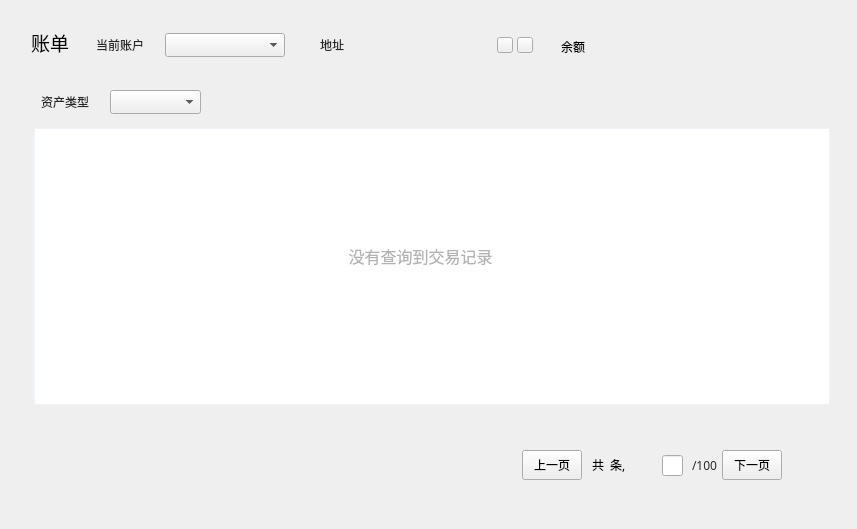
<?xml version="1.0" encoding="UTF-8"?>
<ui version="4.0">
 <class>AccountPage</class>
 <widget class="QWidget" name="AccountPage">
  <property name="geometry">
   <rect>
    <x>0</x>
    <y>0</y>
    <width>857</width>
    <height>529</height>
   </rect>
  </property>
  <property name="font">
   <font>
    <family>微软雅黑</family>
    <stylestrategy>PreferDefault</stylestrategy>
   </font>
  </property>
  <property name="windowTitle">
   <string>Form</string>
  </property>
  <property name="styleSheet">
   <string notr="true"/>
  </property>
  <widget class="QLabel" name="addressLabel2">
   <property name="geometry">
    <rect>
     <x>320</x>
     <y>33</y>
     <width>30</width>
     <height>24</height>
    </rect>
   </property>
   <property name="font">
    <font>
     <family>微软雅黑</family>
    </font>
   </property>
   <property name="styleSheet">
    <string notr="true">color: rgb(40, 40, 40);
background:transparent;</string>
   </property>
   <property name="text">
    <string>地址</string>
   </property>
  </widget>
  <widget class="QLabel" name="addressLabel">
   <property name="geometry">
    <rect>
     <x>360</x>
     <y>33</y>
     <width>130</width>
     <height>24</height>
    </rect>
   </property>
   <property name="font">
    <font>
     <family>微软雅黑</family>
     <underline>false</underline>
    </font>
   </property>
   <property name="styleSheet">
    <string notr="true">background:transparent;</string>
   </property>
   <property name="text">
    <string/>
   </property>
   <property name="scaledContents">
    <bool>true</bool>
   </property>
   <property name="textInteractionFlags">
    <set>Qt::NoTextInteraction</set>
   </property>
  </widget>
  <widget class="QToolButton" name="copyBtn">
   <property name="geometry">
    <rect>
     <x>497</x>
     <y>37</y>
     <width>16</width>
     <height>16</height>
    </rect>
   </property>
   <property name="font">
    <font>
     <family>微软雅黑</family>
    </font>
   </property>
   <property name="cursor">
    <cursorShape>PointingHandCursor</cursorShape>
   </property>
   <property name="focusPolicy">
    <enum>Qt::NoFocus</enum>
   </property>
   <property name="text">
    <string/>
   </property>
  </widget>
  <widget class="QComboBox" name="accountComboBox">
   <property name="geometry">
    <rect>
     <x>165</x>
     <y>33</y>
     <width>120</width>
     <height>24</height>
    </rect>
   </property>
   <property name="font">
    <font>
     <family>微软雅黑</family>
     <weight>50</weight>
     <bold>false</bold>
    </font>
   </property>
   <property name="focusPolicy">
    <enum>Qt::NoFocus</enum>
   </property>
  </widget>
  <widget class="QLabel" name="label_10">
   <property name="geometry">
    <rect>
     <x>31</x>
     <y>32</y>
     <width>60</width>
     <height>21</height>
    </rect>
   </property>
   <property name="font">
    <font>
     <family>微软雅黑</family>
     <pointsize>14</pointsize>
    </font>
   </property>
   <property name="styleSheet">
    <string notr="true">background:transparent;</string>
   </property>
   <property name="text">
    <string>账单</string>
   </property>
  </widget>
  <widget class="QLabel" name="label">
   <property name="geometry">
    <rect>
     <x>90</x>
     <y>33</y>
     <width>54</width>
     <height>24</height>
    </rect>
   </property>
   <property name="font">
    <font>
     <family>微软雅黑</family>
    </font>
   </property>
   <property name="styleSheet">
    <string notr="true">color: rgb(40, 40, 40);
background:transparent;</string>
   </property>
   <property name="text">
    <string>当前账户</string>
   </property>
   <property name="alignment">
    <set>Qt::AlignRight|Qt::AlignTrailing|Qt::AlignVCenter</set>
   </property>
  </widget>
  <widget class="QLabel" name="label_16">
   <property name="geometry">
    <rect>
     <x>537</x>
     <y>35</y>
     <width>48</width>
     <height>24</height>
    </rect>
   </property>
   <property name="font">
    <font>
     <family>微软雅黑</family>
    </font>
   </property>
   <property name="text">
    <string>余额</string>
   </property>
   <property name="alignment">
    <set>Qt::AlignRight|Qt::AlignTrailing|Qt::AlignVCenter</set>
   </property>
  </widget>
  <widget class="QLabel" name="balanceLabel">
   <property name="geometry">
    <rect>
     <x>599</x>
     <y>34</y>
     <width>271</width>
     <height>30</height>
    </rect>
   </property>
   <property name="font">
    <font>
     <family>微软雅黑</family>
     <pointsize>14</pointsize>
    </font>
   </property>
   <property name="styleSheet">
    <string notr="true">background:transparent;</string>
   </property>
   <property name="text">
    <string/>
   </property>
   <property name="alignment">
    <set>Qt::AlignLeading|Qt::AlignLeft|Qt::AlignVCenter</set>
   </property>
  </widget>
  <widget class="QToolButton" name="nextPageBtn">
   <property name="geometry">
    <rect>
     <x>722</x>
     <y>450</y>
     <width>60</width>
     <height>30</height>
    </rect>
   </property>
   <property name="font">
    <font>
     <family>微软雅黑</family>
    </font>
   </property>
   <property name="cursor">
    <cursorShape>PointingHandCursor</cursorShape>
   </property>
   <property name="focusPolicy">
    <enum>Qt::NoFocus</enum>
   </property>
   <property name="styleSheet">
    <string notr="true"/>
   </property>
   <property name="text">
    <string>下一页</string>
   </property>
  </widget>
  <widget class="QLineEdit" name="pageLineEdit">
   <property name="geometry">
    <rect>
     <x>662</x>
     <y>455</y>
     <width>21</width>
     <height>21</height>
    </rect>
   </property>
   <property name="alignment">
    <set>Qt::AlignCenter</set>
   </property>
  </widget>
  <widget class="QLabel" name="numberLabel">
   <property name="geometry">
    <rect>
     <x>592</x>
     <y>450</y>
     <width>61</width>
     <height>30</height>
    </rect>
   </property>
   <property name="font">
    <font>
     <family>微软雅黑</family>
    </font>
   </property>
   <property name="text">
    <string>共  条,</string>
   </property>
  </widget>
  <widget class="QLabel" name="pageLabel">
   <property name="geometry">
    <rect>
     <x>692</x>
     <y>450</y>
     <width>31</width>
     <height>30</height>
    </rect>
   </property>
   <property name="font">
    <font>
     <family>微软雅黑</family>
    </font>
   </property>
   <property name="styleSheet">
    <string notr="true">color: #282828;</string>
   </property>
   <property name="text">
    <string>/100</string>
   </property>
   <property name="alignment">
    <set>Qt::AlignLeading|Qt::AlignLeft|Qt::AlignVCenter</set>
   </property>
  </widget>
  <widget class="QToolButton" name="prePageBtn">
   <property name="geometry">
    <rect>
     <x>522</x>
     <y>450</y>
     <width>60</width>
     <height>30</height>
    </rect>
   </property>
   <property name="font">
    <font>
     <family>微软雅黑</family>
    </font>
   </property>
   <property name="cursor">
    <cursorShape>PointingHandCursor</cursorShape>
   </property>
   <property name="focusPolicy">
    <enum>Qt::NoFocus</enum>
   </property>
   <property name="styleSheet">
    <string notr="true"/>
   </property>
   <property name="text">
    <string>上一页</string>
   </property>
  </widget>
  <widget class="QTableWidget" name="accountTransactionsTableWidget">
   <property name="geometry">
    <rect>
     <x>34</x>
     <y>128</y>
     <width>796</width>
     <height>277</height>
    </rect>
   </property>
   <property name="styleSheet">
    <string notr="true">QTableWidget{border: 1px solid rgb(241,241,248);gridline-color: rgb(241,241,248)}
QHeaderView{background-color:white;min-height:47;}
QHeaderView::section{background-color: white;border: 1px solid rgb(241,241,248);
font: 12px &quot;微软雅黑&quot;;}</string>
   </property>
   <property name="verticalScrollBarPolicy">
    <enum>Qt::ScrollBarAsNeeded</enum>
   </property>
   <property name="horizontalScrollBarPolicy">
    <enum>Qt::ScrollBarAlwaysOff</enum>
   </property>
   <property name="sizeAdjustPolicy">
    <enum>QAbstractScrollArea::AdjustToContents</enum>
   </property>
   <property name="autoScroll">
    <bool>false</bool>
   </property>
   <property name="editTriggers">
    <set>QAbstractItemView::NoEditTriggers</set>
   </property>
   <property name="tabKeyNavigation">
    <bool>false</bool>
   </property>
   <property name="showDropIndicator" stdset="0">
    <bool>false</bool>
   </property>
   <property name="dragDropOverwriteMode">
    <bool>false</bool>
   </property>
   <property name="verticalScrollMode">
    <enum>QAbstractItemView::ScrollPerItem</enum>
   </property>
   <property name="horizontalScrollMode">
    <enum>QAbstractItemView::ScrollPerItem</enum>
   </property>
   <property name="showGrid">
    <bool>false</bool>
   </property>
   <attribute name="horizontalHeaderVisible">
    <bool>false</bool>
   </attribute>
   <attribute name="horizontalHeaderCascadingSectionResizes">
    <bool>true</bool>
   </attribute>
   <attribute name="verticalHeaderVisible">
    <bool>false</bool>
   </attribute>
   <attribute name="verticalHeaderCascadingSectionResizes">
    <bool>true</bool>
   </attribute>
   <column>
    <property name="text">
     <string>时间</string>
    </property>
    <property name="font">
     <font>
      <family>微软雅黑</family>
     </font>
    </property>
    <property name="textAlignment">
     <set>AlignCenter</set>
    </property>
   </column>
   <column>
    <property name="text">
     <string>区块ID</string>
    </property>
    <property name="font">
     <font>
      <family>微软雅黑</family>
     </font>
    </property>
    <property name="textAlignment">
     <set>AlignCenter</set>
    </property>
   </column>
   <column>
    <property name="text">
     <string>交易ID</string>
    </property>
    <property name="font">
     <font>
      <family>微软雅黑</family>
     </font>
    </property>
    <property name="textAlignment">
     <set>AlignCenter</set>
    </property>
   </column>
   <column>
    <property name="text">
     <string>对方账户</string>
    </property>
    <property name="font">
     <font>
      <family>微软雅黑</family>
     </font>
    </property>
    <property name="textAlignment">
     <set>AlignCenter</set>
    </property>
   </column>
   <column>
    <property name="text">
     <string>金额</string>
    </property>
    <property name="font">
     <font>
      <family>微软雅黑</family>
     </font>
    </property>
    <property name="textAlignment">
     <set>AlignCenter</set>
    </property>
   </column>
   <column>
    <property name="text">
     <string>手续费/CTC</string>
    </property>
    <property name="font">
     <font>
      <family>微软雅黑</family>
     </font>
    </property>
    <property name="textAlignment">
     <set>AlignCenter</set>
    </property>
   </column>
   <column>
    <property name="text">
     <string>备注</string>
    </property>
    <property name="font">
     <font>
      <family>微软雅黑</family>
     </font>
    </property>
    <property name="textAlignment">
     <set>AlignCenter</set>
    </property>
   </column>
  </widget>
  <widget class="QLabel" name="initLabel">
   <property name="geometry">
    <rect>
     <x>220</x>
     <y>230</y>
     <width>401</width>
     <height>51</height>
    </rect>
   </property>
   <property name="font">
    <font>
     <family>微软雅黑</family>
     <pointsize>12</pointsize>
    </font>
   </property>
   <property name="styleSheet">
    <string notr="true">color: rgb(178, 178, 178);</string>
   </property>
   <property name="text">
    <string>没有查询到交易记录</string>
   </property>
   <property name="alignment">
    <set>Qt::AlignCenter</set>
   </property>
  </widget>
  <widget class="QLabel" name="label_2">
   <property name="geometry">
    <rect>
     <x>35</x>
     <y>90</y>
     <width>54</width>
     <height>24</height>
    </rect>
   </property>
   <property name="font">
    <font>
     <family>微软雅黑</family>
    </font>
   </property>
   <property name="styleSheet">
    <string notr="true">color: rgb(40, 40, 40);
background:transparent;</string>
   </property>
   <property name="text">
    <string>资产类型</string>
   </property>
   <property name="alignment">
    <set>Qt::AlignRight|Qt::AlignTrailing|Qt::AlignVCenter</set>
   </property>
  </widget>
  <widget class="QComboBox" name="assetComboBox">
   <property name="geometry">
    <rect>
     <x>110</x>
     <y>90</y>
     <width>91</width>
     <height>24</height>
    </rect>
   </property>
   <property name="font">
    <font>
     <family>微软雅黑</family>
     <weight>50</weight>
     <bold>false</bold>
    </font>
   </property>
   <property name="focusPolicy">
    <enum>Qt::NoFocus</enum>
   </property>
  </widget>
  <widget class="QToolButton" name="qrcodeBtn">
   <property name="geometry">
    <rect>
     <x>517</x>
     <y>37</y>
     <width>16</width>
     <height>16</height>
    </rect>
   </property>
   <property name="font">
    <font>
     <family>微软雅黑</family>
    </font>
   </property>
   <property name="cursor">
    <cursorShape>PointingHandCursor</cursorShape>
   </property>
   <property name="focusPolicy">
    <enum>Qt::NoFocus</enum>
   </property>
   <property name="text">
    <string/>
   </property>
  </widget>
  <zorder>addressLabel2</zorder>
  <zorder>addressLabel</zorder>
  <zorder>accountComboBox</zorder>
  <zorder>label_10</zorder>
  <zorder>label</zorder>
  <zorder>label_16</zorder>
  <zorder>balanceLabel</zorder>
  <zorder>nextPageBtn</zorder>
  <zorder>pageLineEdit</zorder>
  <zorder>numberLabel</zorder>
  <zorder>pageLabel</zorder>
  <zorder>prePageBtn</zorder>
  <zorder>accountTransactionsTableWidget</zorder>
  <zorder>initLabel</zorder>
  <zorder>label_2</zorder>
  <zorder>assetComboBox</zorder>
  <zorder>copyBtn</zorder>
  <zorder>qrcodeBtn</zorder>
 </widget>
 <resources/>
 <connections/>
</ui>
